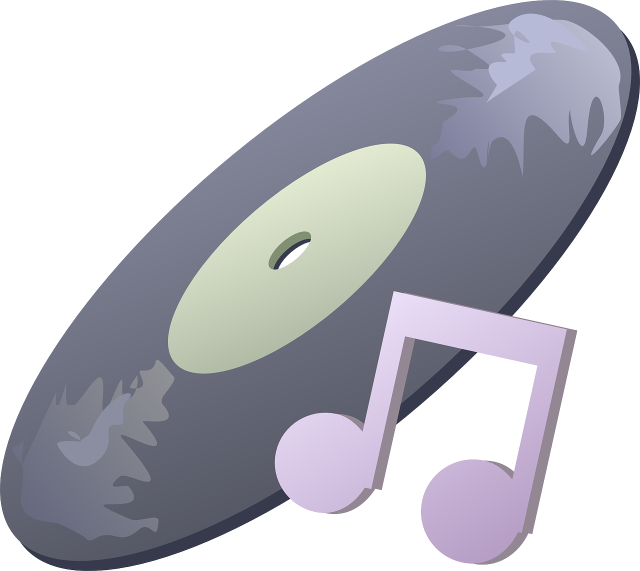
#> input picture research/evidence/assets/streammusic/album_bg.png, 1280 x 1142 px (shown at 1/2 size); its folder holds only this picture in this run
$ python assemble_evidence.py
#> lines starting #> are read from the running program, lines starting #| are printed output that depends on the picture
"""整理证据目录：截图缩放、调色板、精简后的 APK 报告、脚本归档。"""
import glob
import json
import os
import shutil

from PIL import Image

ROOT = os.path.dirname(os.path.abspath(__file__))  # .research
REPO = os.path.dirname(ROOT)
EV = os.path.join(REPO, "research", "evidence")


def shrink(src, dst, width=720):
#> called with width = 720
    im = Image.open(src).convert("RGB")
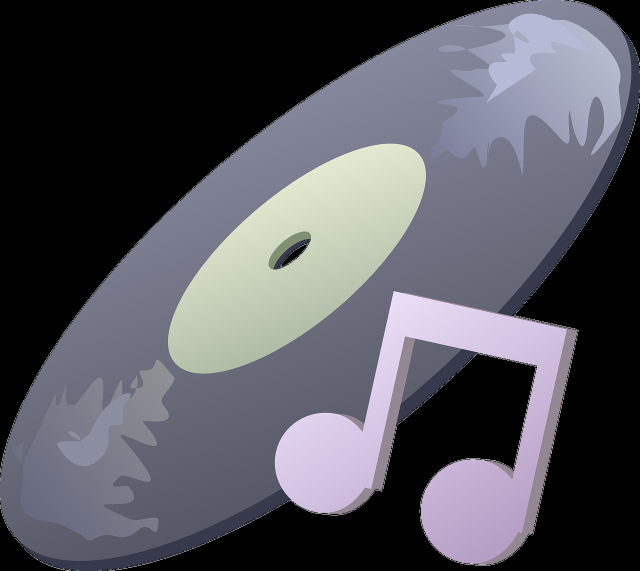
#> im: PIL image 1280x1142 RGB (shown at 1/2 size); mean R, G, B 83.8, 84.1, 92.1
    if im.width > width:
        im = im.resize((width, round(im.height * width / im.width)), Image.LANCZOS)
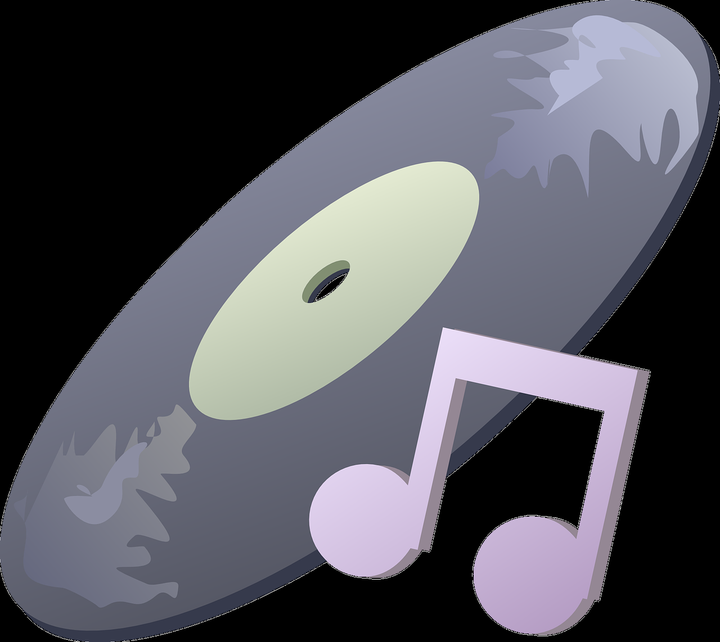
#> im: PIL image 720x642 RGB; mean R, G, B 83.9, 84.2, 92.2
    os.makedirs(os.path.dirname(dst), exist_ok=True)
    im.save(dst, "JPEG", quality=86, optimize=True)
    return im.size


def main():
    # 截图
    mapping = {
        "streammusic": "out/shots/streammusic/*.png",
        "spotify": "out/shots/spotify/*.png",
        "applemusic": "out/shots/applemusic/*.png",
    }
    manifest = {}
    for app, pattern in mapping.items():
        files = sorted(glob.glob(os.path.join(ROOT, pattern)))
        items = []
        for f in files:
            name = os.path.splitext(os.path.basename(f))[0]
            dst = os.path.join(EV, "screenshots", app, name + ".jpg")
            w, h = shrink(f, dst)
#> w = 720; h = 642
            items.append({"file": f"screenshots/{app}/{name}.jpg", "w": w, "h": h})
        manifest[app] = items
        print(app, len(items))
#| streammusic 1

    # 音流资产
    for f in glob.glob(os.path.join(ROOT, "out/assets/streammusic/*.png")):
        dst = os.path.join(EV, "assets", "streammusic", os.path.basename(f))
        os.makedirs(os.path.dirname(dst), exist_ok=True)
        shutil.copy2(f, dst)

    # 调色板
    pal_dir = os.path.join(EV, "palettes")
    os.makedirs(pal_dir, exist_ok=True)
    for f in glob.glob(os.path.join(ROOT, "out/palette_*.json")):
        shutil.copy2(f, os.path.join(pal_dir, os.path.basename(f)))

    # 精简 APK 报告
    rep_dir = os.path.join(EV, "apk-reports")
    os.makedirs(rep_dir, exist_ok=True)
    for tag in ("streammusic", "spotify", "applemusic"):
        src = os.path.join(ROOT, f"out/{tag}/report.json")
        d = json.load(open(src, encoding="utf-8"))
        slim = {
            "file": d.get("file"),
            "manifest": d.get("manifest"),
            "zip": {k: v for k, v in d.get("zip", {}).items() if k != "font_files"},
            "font_files": d.get("zip", {}).get("font_files", []),
            "flutter_font_manifest": [
                f.get("family") for f in (d.get("flutter_font_manifest") or [])
            ],
            "arsc": {
                "type_counts": d.get("arsc", {}).get("type_counts"),
                "colors_count": len(d.get("arsc", {}).get("colors", {})),
                "dimens_count": len(d.get("arsc", {}).get("dimens", {})),
                "strings_count": d.get("arsc", {}).get("strings_count"),
            },
        }
        with open(os.path.join(rep_dir, f"{tag}.json"), "w", encoding="utf-8") as fh:
            json.dump(slim, fh, ensure_ascii=False, indent=2)

    with open(os.path.join(EV, "screenshots", "index.json"), "w", encoding="utf-8") as fh:
        json.dump(manifest, fh, ensure_ascii=False, indent=2)
    print("done")


if __name__ == "__main__":
#> (the run stopped early here; a loop or call above may not have finished)
